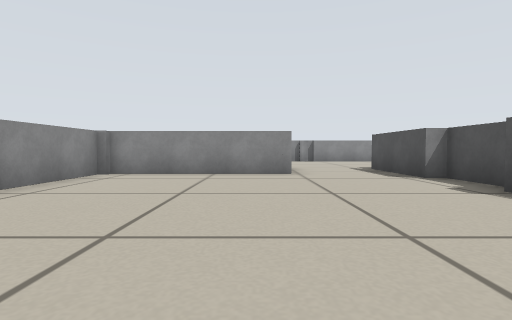
[1] (above)

16 first-person views from a walk through a world built for the Player/Stage simulator. The camera is 0.29 m above the floor, tilts 2° down and sees 80° across. The lines on the ground mark 1 m squares. The floor is counted in squares, 0.5 m on a side. Each view is taken from the middle of a square. On the plan, view 1 faces up. The plan holds only what a view shows up to about 9 squares ahead; the rest is blank. The robots in the file are not drawn.

[2]
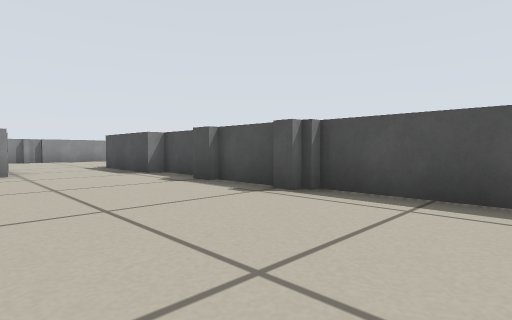

[3]
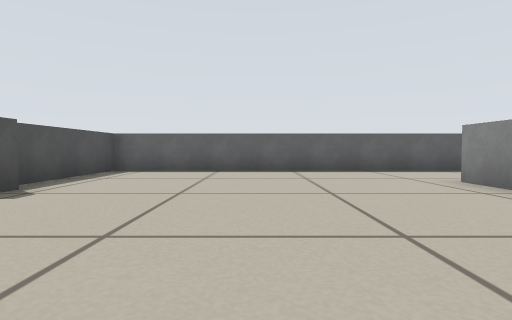

[4]
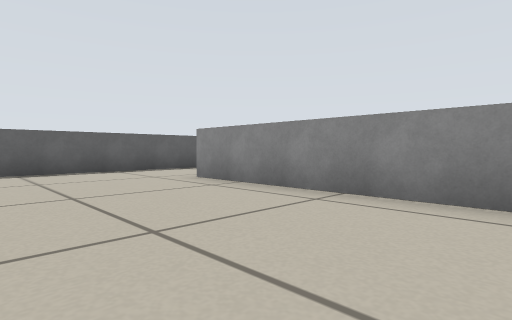

[5]
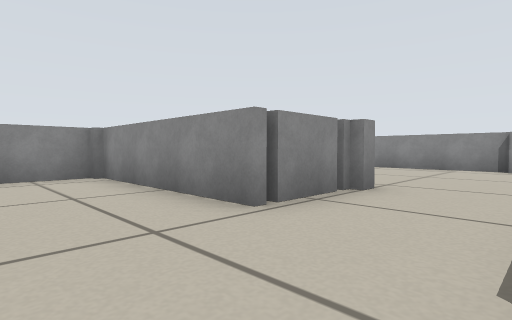

[6]
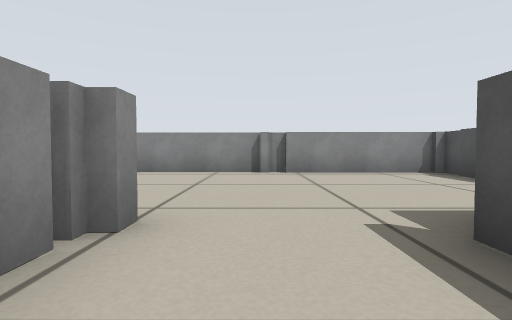

[7]
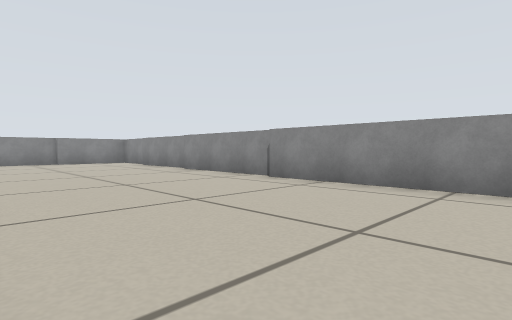

[8]
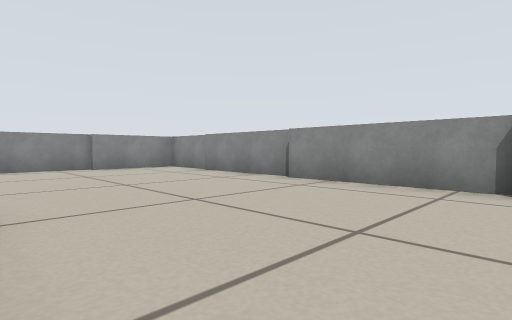

[9]
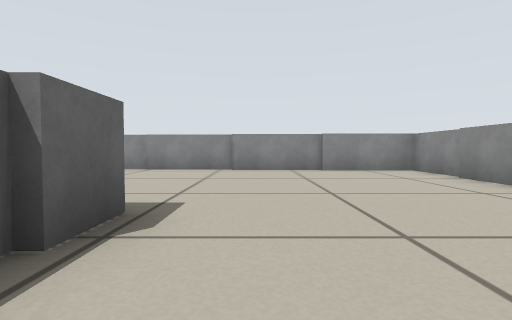

[10]
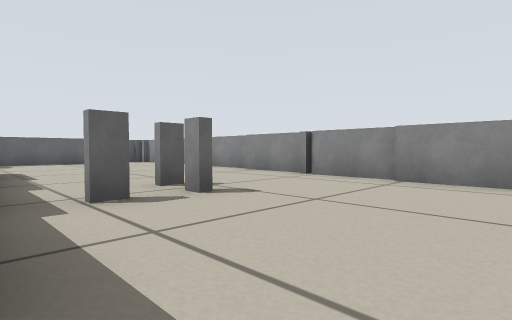

[11]
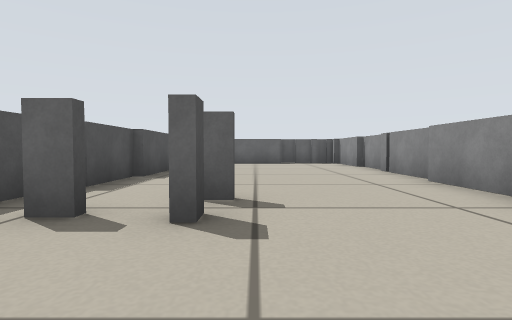

[12]
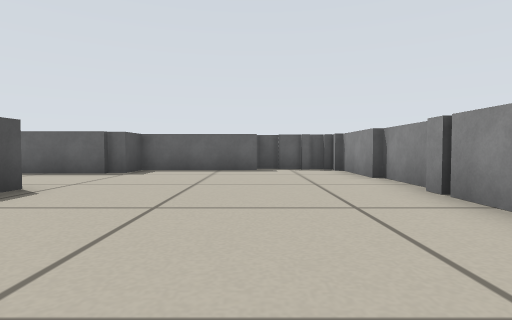

[13]
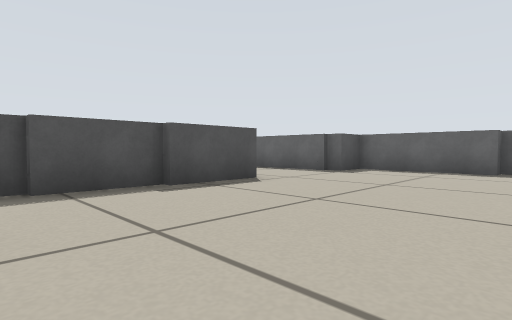

[14]
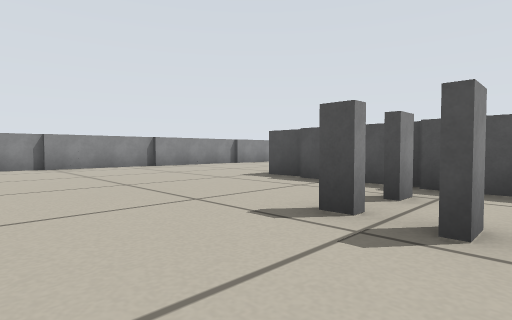

[15]
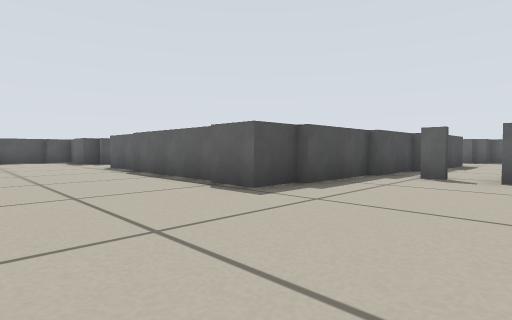

[16]
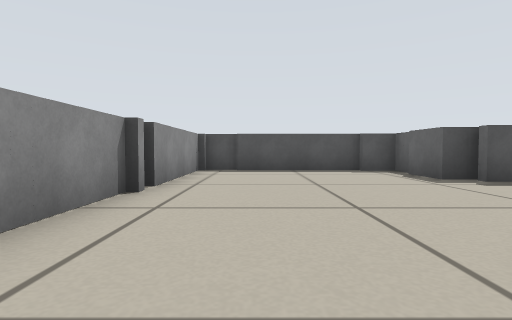

### Floor plan
Points are (right, up) in squares from view 1. A wall is a line through its corners. A room is listed if a view was taken in it or the views show most of it. See-through windows are left out.
Room 1 (views 1, 2, 3, 4, 5, 6)
walls: (3.4, 3.5) (3.4, 4.2); (3.6, 2.1) (3.6, 3.6); (3.8, 4.6) (3.8, 6.1) (3.4, 6.1); (0.9, 7.2) (-3.6, 7.2) (-3.6, 0.5); (-3.6, -2.2) (3.8, -2.2) (3.8, 1.5)
ways out: opening at (-4, -0.5) to room 2; opening at (2.5, 7.5) to room 2
Room 2 (views 7, 8, 9, 10, 11, 12, 13, 14, 15, 16)
walls: (-5.8, 8.6) (-5.8, 9.8) (-4.6, 9.8); (-7.5, 6.4) (-7, 6.4); (-7, 6.3) (-7.5, 6.3); (-6, 6.4) (-6, 8.8); (-4.8, 9.6) (-1, 9.6); (-8.2, 5.4) (-8.8, 5.4); (-8.8, 5.6) (-8.2, 5.6); (-6.2, 4.2) (-6.2, 6.5); (-11.9, 7.9) (-11.9, 5.9); (-11.7, 10.4) (-11.7, 7.8); (-6.4, 2.5) (-6.4, 4.4); (-12.2, 5.5) (-12.2, 3.4); (-0.8, 9.4) (0.2, 9.4); (-11.5, 12.9) (-11.5, 10.2); (-6.1, 15.1) (-9.2, 15.1); (-12.4, 3.1) (-12.4, 0.8); (-6.6, 0.5) (-6.6, 2.6); (-9.1, 15.3) (-11.3, 15.3) (-11.3, 12.8); (0.8, 8.8) (0.8, 7.5); (1, 9.5) (1, 9); (-2.4, 14.9) (-6, 14.9); (-12.6, 0.5) (-12.6, -1.2); (-6.5, -2.2) (-3.6, -2.2); (3.4, 6.1) (3.4, 9); (-12.4, -1.1) (-12.4, -3.4); (3.8, 8.8) (3.8, 9.4) (5.1, 9.4); (2.1, 14.8) (-2.4, 14.8); (-10, -3.5) (-6.8, -3.5) (-6.8, -2.4) (-6.4, -2.4); (2.9, 14.8) (2.2, 14.8); (5.4, 9.3) (6.1, 9.3) (6.1, 10.2); (-10.8, -4) (-10, -4); (-11.4, -3.8) (-10.6, -3.8); (-12, -3.8) (-11.5, -3.8); (6.4, 10.1) (6.4, 13.6); (6.6, 13.5) (6.6, 14.6) (2.6, 14.6)
ways out: opening at (-4, -0.5) to room 1; opening at (2.5, 7.5) to room 1; gap at (-7, 6)

Positions as (right, up) in squares from view 1, and headings:
1: (0, 0), facing up
2: (0, -1), facing up-right
3: (0, 6), facing down
4: (0, 6), facing down-left
5: (3, 5), facing up-left
6: (2, 7), facing up
7: (2, 10), facing up-left
8: (-2, 10), facing up-left
9: (-3, 11), facing left
10: (-6, 10), facing down-left
11: (-9, 9), facing down
12: (-10, 5), facing down
13: (-11, 5), facing down-right
14: (-11, 5), facing up-right
15: (-9, 13), facing down-right
16: (-2, 13), facing right
